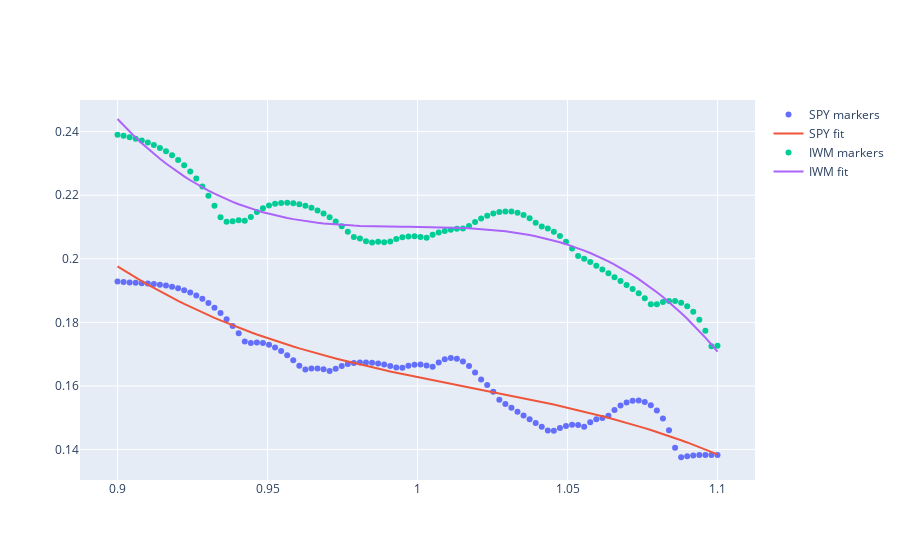

Here is the notebook cell this chart was saved with:
### Code cell
# -----
# MODELS VOLATILITY SURFACE AND PLOT
# -----
fig = go.Figure()
for asset in asset_list:

    reg = linear_model.LinearRegression()
    poly = PolynomialFeatures(3)
    X = skew_results_df[asset].reset_index().iloc[:, [0]].to_numpy()
    X = poly.fit_transform(X)
    y = skew_results_df[asset].to_numpy()
    reg.fit(X, y)
    y_pred = reg.predict(X)
    skew_results_df.loc[:, f"{asset} fit"] = y_pred

    fig.add_trace(go.Scatter(x=skew_results_df.index, y=skew_results_df[asset], mode='markers', name=f"{asset} markers"))
    fig.add_trace(go.Scatter(x=skew_results_df.index, y=y_pred, mode='lines', name=f"{asset} fit"))

fig.show()
